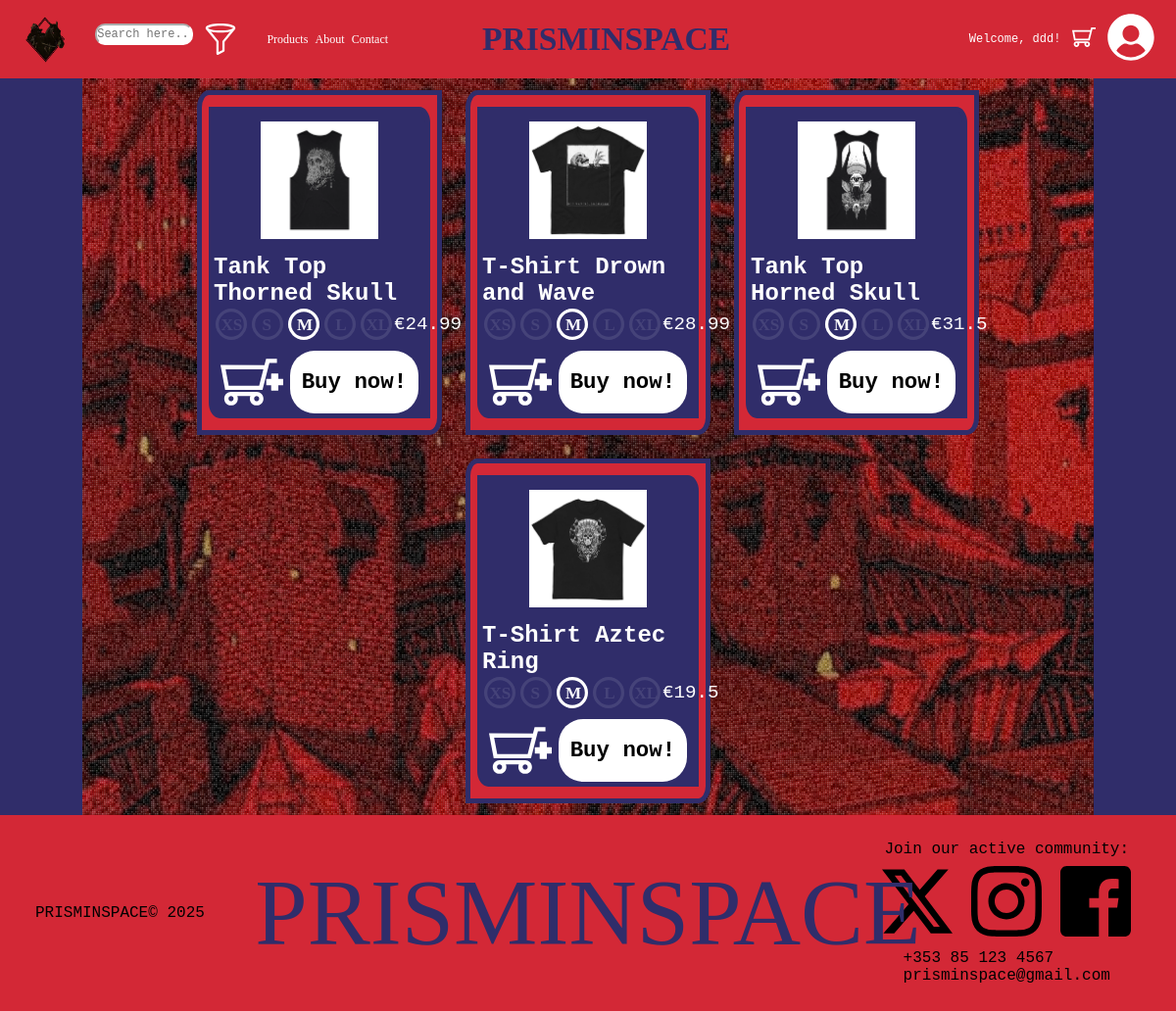
Page /products/products.php (signed in) on the committed database.
### tables this page shows
CREATE TABLE `products` (
  `productid` int(11) NOT NULL,
  `productname` varchar(45) DEFAULT NULL,
  `productprice` float DEFAULT NULL,
  `productamount` int(11) DEFAULT NULL,
  `productimage` varchar(100) NOT NULL,
  `productdescription` longtext NOT NULL,
  `productsize` varchar(45) NOT NULL,
  `productcategory` varchar(45) NOT NULL
);

### classes/database.php (called while the page is built)
<?php
	class Database{
		public static $db_address = "localhost";
		public static $db_username = "root";
		public static $db_password = "123";
		public static $db_name = "prisminspacedb";
		public static function connect(){
			try{
				$conn = new PDO("mysql:host=" . Database::$db_address . ";dbname=" . Database::$db_name, Database::$db_username, Database::$db_password);
				$conn->setAttribute(PDO::ATTR_ERRMODE, PDO::ERRMODE_EXCEPTION);
				$conn->setAttribute(PDO::ATTR_DEFAULT_FETCH_MODE, PDO::FETCH_ASSOC);
				return $conn;
			}
			catch(PDOException $e){
				echo "Connection failed: " . $e->getMessage();
			}
		}
	}
?>

### classes/product.php (called while the page is built, shortened)
<?php
	include "../classes/database.php";
	class Product extends Database{
		public function select_all_products(){
			try{
				$stmt = ($this->connect())->prepare("SELECT * FROM products");
				$stmt->execute();
				$stmt->setFetchMode(PDO::FETCH_ASSOC);
				return $stmt;
			}
			catch(PDOException $e){
				echo "Connection failed: " . $e->getMessage();
			}
		}
	}
?>

### products/productcard.php (the view, shortened to what this page needs)
<link rel="stylesheet" href="../products/products.css?v=<?php echo time(); ?>">
<div class='card'>
    <div class='card-border'>
        <div class='product-image'>
            <?php
                $product_image = $row['productimage'];
            ?>
            <img src='../products/productimages/<?php echo $product_image?>' alt='shopping item' >
        </div>
        <div class='product-details'>
            <div class='product-name'>
                <p><?php echo "{$row['productname']}" ?></p>
            </div>
            <form method = "POST">
                <?php
                $product_id = $row['productid'];
                ?>
                <div class='useroptions'>
                    <div class='product-size'>
                        <label for="extrasmall-<?php echo $product_id ?>" class="labelitem"><img src="../products/productlabels/extrasmall.svg"></label>
                        <label for="small-<?php echo $product_id ?>" class="labelitem"><img src="../products/productlabels/small.svg"></label>
                        <label for="medium-<?php echo $product_id ?>" class="labelitem"><img src="../products/productlabels/medium.svg"></label>
                        <label for="large-<?php echo $product_id ?>" class="labelitem"><img src="../products/productlabels/large.svg"></label>
                        <label for="extralarge-<?php echo $product_id ?>" class="labelitem"><img src="../products/productlabels/extralarge.svg"></label>
                    </div>
                    <div class='product-price'>
                        <p>€<?php echo "{$row['productprice']}" ?></p>
                    </div>
                </div>
                <div class='basket-options'>
                    <div class='addtobasketholder'>
                        <input type = "submit" name = "add_to_basket" value = "" class="addtobasketbutton">
                    </div>
                    <div class="buynowbuttonholder">
                        <input type = "submit" name = "buy_now" value = "Buy now!" class = "buynowbutton">
                    </div>
                </div>
            </form>
        </div>
    </div>
</div>

### products/fetchproducts.php (shortened to what this page needs)
<?php
include "../classes/product.php";
try {
    $stmt = new Product();
	$stmt = $stmt->select_all_products();
    while ($row = $stmt->fetch()) {
        include('productcard.php');
    }
} catch (PDOException $e) {
    echo "Womp womp: " . $e->getMessage();
}
?>

### products/products.css (style rules this page uses)
* { font-family: 'Courier New', Courier, monospace; }
.card { justify-content: center; margin:1vw; padding:1vw; width:18vw; height:fit-content; border:5px solid #302d6a; border-radius:5% 0 5% 0; background-color: #d32836; display:flex; }
.card-border { width:fit-content; height:fit-content; border:5px solid #302d6a; border-radius:0 5% 0 5%; background-color: #302d6a; color:white; flex-direction: column; display:flex; }
.card img { width:10vw; height:fit-content; margin:10px; }
.product-details { width:18vw; }
.card-border .useroptions { justify-content: space-between; display:flex; flex-direction: row; pointer-events: auto; z-index: 3; }
.card-border .product-image { align-items: center; margin:auto; align-items: center; }
.card-border .product-details { background-color: #302d6a; flex-direction: column; display:flex; }
.card-border .product-name { display:flex; font-size: 1.5rem; font-weight: bold; justify-content: center; }
.card-border .product-size { font-size: 1.2rem; justify-content: center; align-items: center; display: flex; gap: 0; margin:0; }
.product-size .labelitem { margin:0.2vw; }
.card-border .product-price { font-size: 1.2rem; align-self: center; }
.card-border .basket-options { margin-top: 1vh; display:flex; flex-direction: row; justify-content: space-evenly; }
.labelitem { opacity: 0.1; margin:0; width:32px; height:32px; }
.labelitem img { width:32px; height:fit-content; margin:0; filter: brightness(0) invert(1); }
.radioitem:checked + label { opacity: 1; }
.addtobasketholder { display:flex; align-items: center; }
.addtobasketbutton { background: none; border: none; outline: none; background-color: none; display:flex; background-image: url("../img/addtoshoppingbasket.svg"); width:64px; height:64px; pointer-events: auto; background-size: contain; background-repeat: no-repeat; background-position: center; }
.buynowbuttonholder { border:none; font-size: 1.4rem; font-weight: bold; border: none; position: relative; z-index: 4; display: flex; align-items: center; justify-content: center; }
.buynowbutton { display:flex; height:100%; width:100%; font-size: 1.4rem; font-weight: bold; border: none; border-radius: 25px; position: relative; z-index: 4; pointer-events: auto; margin: 0; padding:1vw; background-color: white; }

### onload/navbar.css (style rules this page uses)
* { margin:0; padding:0; }
body { background-color: #ffffff; }

### onload/footer.css (style rules this page uses)
* { font-family: 'Courier New', Courier, monospace; }
html { background-color: #d32836; }

### rows in the picture
products: productimage (picture), productname "Tank Top Thorned Skull", productprice "24.99"
products: productimage (picture), productname "T-Shirt Drown and Wave", productprice "28.99"
products: productimage (picture), productname "Tank Top Horned Skull", productprice "31.5"
products: productimage (picture), productname "T-Shirt Aztec Ring", productprice "19.5"

### other values in the picture
$_SESSION['login_username'] "ddd"
